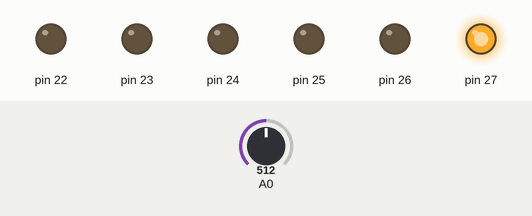
Bench run of a sketch on a simulated Arduino Mega 2560, built with avr-gcc and run on an emulated ATmega2560. On the bench: output pins drawn as LEDs (lit = HIGH). The inputs (shaded band) are chosen by the test bench; at power-on: A0 = 512.

Above: at 1.2 s.
1.3 s: A0 set to 716
At 1.7 s:
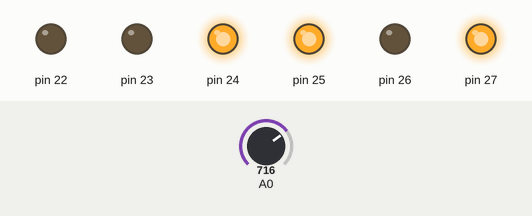
2.8 s: A0 set to 900
At 4.0 s:
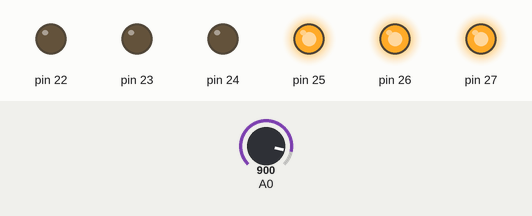
4.3 s: A0 set to 1023
At 5.2 s:
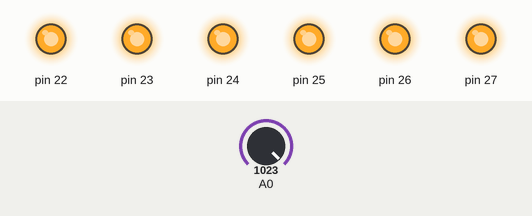
5.8 s: A0 set to 511
At 6.3 s:
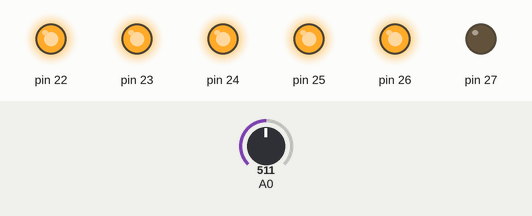
7.3 s: A0 set to 306
At 8.7 s:
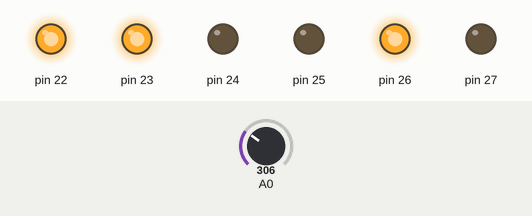
Timing chart, 0 to 9.8 s (numbered marks = the images above; inputs shaded):
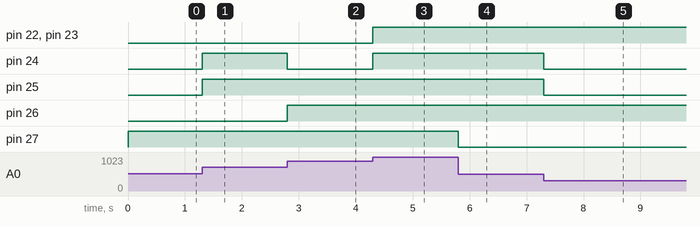

Measured:
- after the input at 1.3 s, pin 24, pin 25: LOW → HIGH at once
- after the input at 2.8 s, pin 24: HIGH → LOW at once; pin 26: LOW → HIGH at once
- after the input at 4.3 s, pin 22–24: LOW → HIGH at once
- after the input at 5.8 s, pin 27: HIGH → LOW at once
- after the input at 7.3 s, pin 24, pin 25: HIGH → LOW at once

The sketch:

Echo.ino
```cpp
unsigned int amostra = 0;

void setup(){
  //Pinos das portas como output
  for (int i = 22; i < 28 ; i++){
    pinMode(i,OUTPUT);
  }
}

void loop(){
  amostra = analogRead(A0);
  PORTA = amostra>>4;
  delayMicroseconds(100);
}
```
